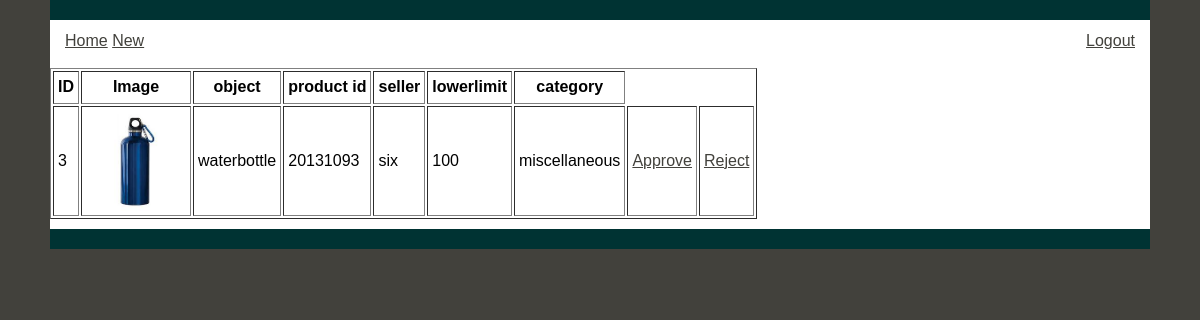
Screenshot of /e-bidding/admin/approval/approval.php (signed in) with the database file from the repository.
### tables this page shows
CREATE TABLE IF NOT EXISTS `bidinfo` (
  `sysid` int(10) NOT NULL AUTO_INCREMENT,
  `bidObject` varchar(100) NOT NULL,
  `randomID` varchar(15) NOT NULL,
  `sellerID` varchar(50) NOT NULL,
  `buyerID` varchar(50) NOT NULL,
  `lowerLimit` int(7) NOT NULL,
  `upperLimit` int(7) NOT NULL,
  `adminFlag` int(1) NOT NULL,
  `itemFlag` int(2) DEFAULT NULL,
  `startDate` date NOT NULL,
  `endDate` date NOT NULL,
  `comments` text NOT NULL,
  `category` varchar(250) NOT NULL,
  PRIMARY KEY (`sysid`),
  UNIQUE KEY `randomID` (`randomID`)
);

### e-bidding/admin/approval/approval.php (the view, shortened to what this page needs)
<!DOCTYPE html PUBLIC "-//W3C//DTD XHTML 1.0 Transitional//EN" "http://www.w3.org/TR/xhtml1/DTD/xhtml1-transitional.dtd">
<html xmlns="http://www.w3.org/1999/xhtml">
<head>
<link href="news.css" rel="stylesheet" type="text/css" />
</head>
<body>
<div class="container">
  <div class="header"> </div>
  <div class="content">
  <p><a href="../home.php">Home</a>    <a href="./new.php">New</a><a style="float:right;" href="../../mybidello/logout.php">Logout</a></p>
   <?php
        $result = mysql_query("SELECT * FROM bidinfo where adminFlag=1")
                or die(mysql_error());
        echo "<table border='1' cellpadding='4'>";
        echo "<tr> <th>ID</th> <th>Image</th> <th>object</th> <th>product id</th> <th>seller</th> <th>lowerlimit</th>   <th>category</th></tr>";
        while($row = mysql_fetch_array( $result )) {
								$id=$row['randomID'];
                echo "<tr>";
                echo '<td>' . $row['sysid'] . '</td>';
				echo '<td>' . "<img src='../../upload/$id.jpg'  height='100px' width='100px'/>" . '</td>';;
                echo '<td>' . $row['bidObject'] . '</td>';
                echo '<td>' . $row['randomID'] . '</td>';
				echo '<td>' . $row['sellerID'] . '</td>';
				echo '<td>' . $row['lowerLimit'] . '</td>';
				echo '<td>' . $row['category'] . '</td>';
                echo '<td><a href="delete.php?id=' . $row['sysid'] . '" onclick="return confirm(\'Approve Bid?\');" >Approve</a></td>';
				echo '<td><a href="delete.php?id=' . $row['sysid'] . '" onclick="return confirm(\'Reject Bid?\');" >Reject</a></td>';
                echo "</tr>";
        }
        echo "</table>";
?></div>
  <div class="footer"></div>
  </div>
</body>
</html>

### e-bidding/admin/approval/news.css (style rules this page uses)
body { font: 100%/1.4 Verdana, Arial, Helvetica, sans-serif; background-color: #42413C; margin: 0; padding: 0; color: #000; }
h1, h2, h3, h4, h5, h6, p { margin-top: 0; padding-right: 15px; padding-left: 15px; }
a:link { color: #42413C; text-decoration: underline; }
.container { width: 1100px; background-color: #FFF; margin: 0 auto; }
.header { padding: 10px 0; background-color: #033; }
.content { padding: 10px 0; }
.footer { padding: 10px 0; background-color: #033; }

### rows the page displays
bidinfo: sysid "3", randomID (picture), bidObject "waterbottle", randomID "20131093", sellerID "six", lowerLimit "100", category "miscellaneous"
